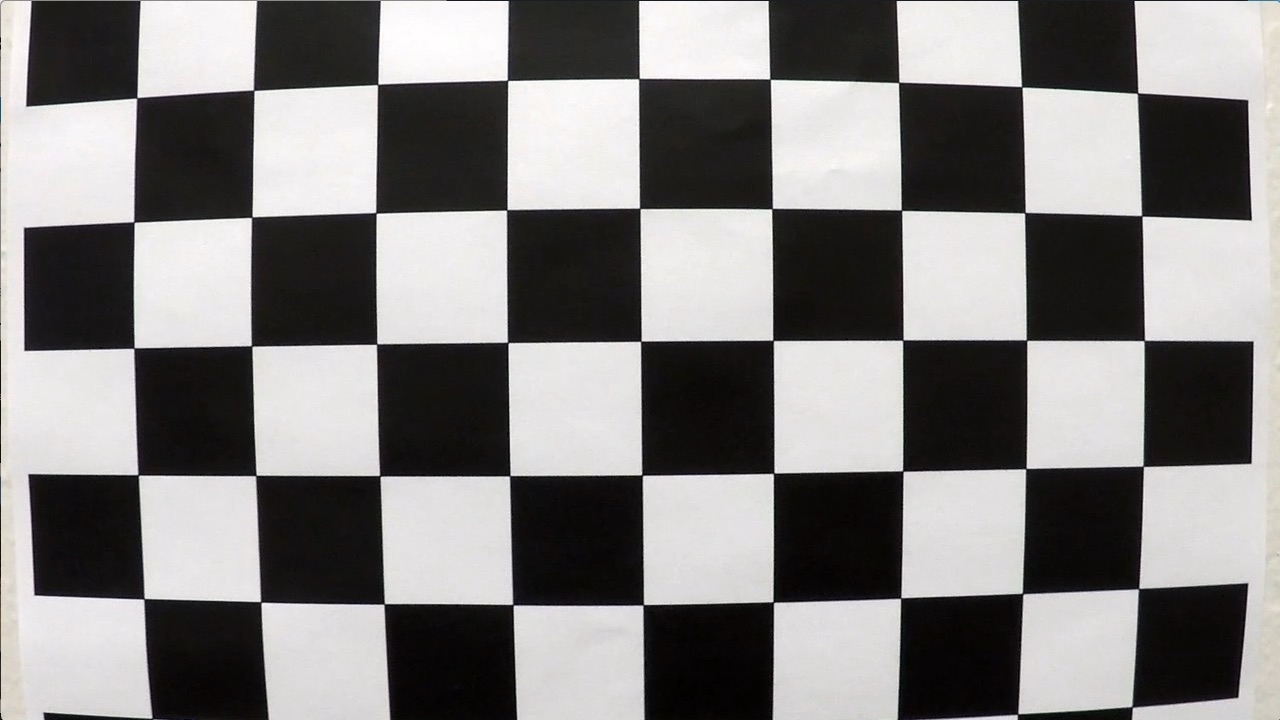
#> input picture camera_cal/calibration1.jpg, 1280 x 720 px; its folder holds only this picture in this run
$ jupyter execute --allow-errors ALF-1.ipynb   (older library calls are emulated)
#> lines starting #> are read from the running program, lines starting #| are printed output that depends on the picture; after the words box and inside, x2 and y2 are one past the last pixel; in counts of white or black regions, pixels touching at a corner belong together
[cell 1]
# imports
import numpy as np
import cv2
import glob
import matplotlib.pyplot as plt
import matplotlib.image as mpimg

[cell 2]
# # prepare object points, like (0,0,0), (1,0,0), (2,0,0) ....,(6,5,0)
objp = np.zeros((5*9,3), np.float32)
objp[:,:2] = np.mgrid[0:9, 0:5].T.reshape(-1,2)

[cell 3]
# Arrays to store object points and image points from all the images.
objpoints = [] # 3d points in real world space
imgpoints = [] # 2d points in image plane.

# Make a list of calibration images
images = glob.glob('camera_cal/calibration*.jpg')

[cell 4]
# Step through the list and search for chessboard corners
for idx, fname in enumerate(images):
    img = cv2.imread(fname)
#> img is the input picture: shape (720, 1280, 3); mean B, G, R 127.8, 128.4, 130.1
    gray = cv2.cvtColor(img, cv2.COLOR_BGR2GRAY)

    # Find the chessboard corners
    ret, corners = cv2.findChessboardCorners(gray, (9,5), None)
#> ret = True; corners = 45 rows, first 8: [137.5, 96.45], [253.6, 90.19], [377.5, 84.48], [506.8, 79.62], [639.6, 77.4], [770.5, 79.55], [899.2, 82.02], [1022.5, 87.62]
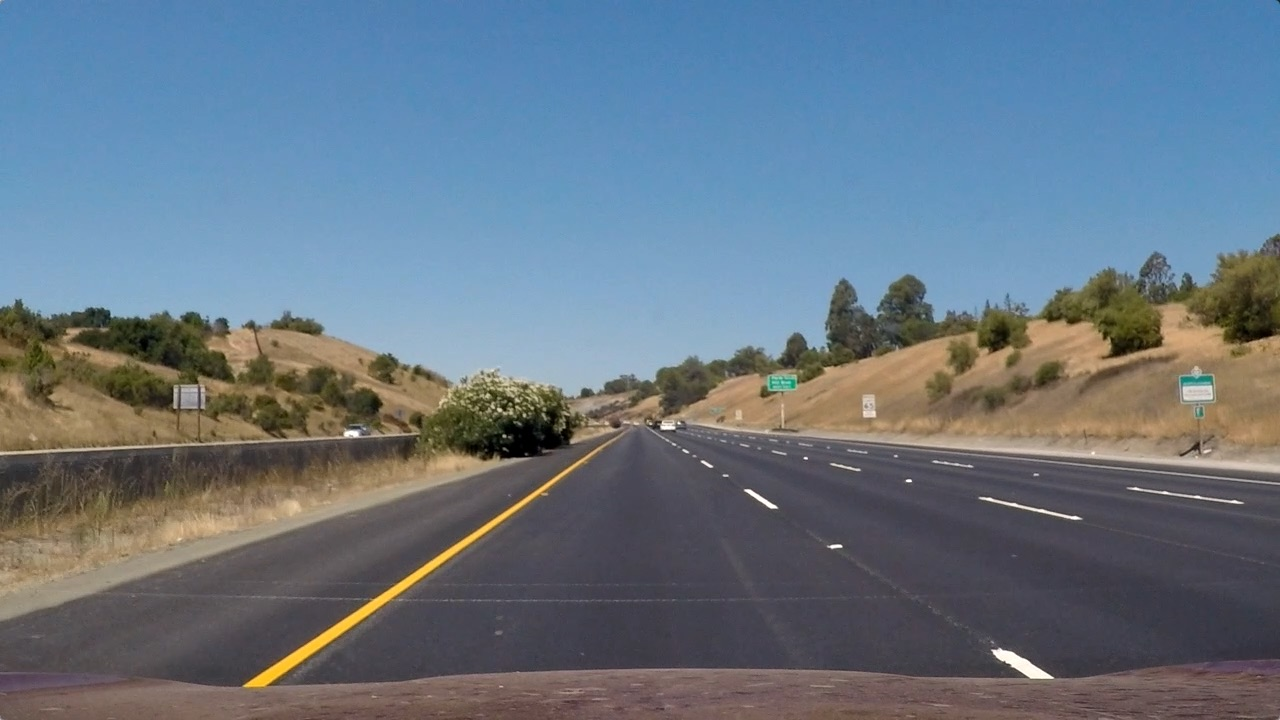
#> input picture test_images/straight_lines1.jpg, 1280 x 720 px
#> further down, orig_img is the input picture: shape (720, 1280, 3); mean R, G, B 103.2, 117.7, 131.2

    # If found, add object points, image points
    if ret == True:
        objpoints.append(objp)
        imgpoints.append(corners)

[cell 5]
# performs the camera calibration, image distortion correction and
# returns the undistorted image
def cal_undistort(img, objpoints, imgpoints):
    ret, mtx, dist, rvecs, tvecs = cv2.calibrateCamera(objpoints, imgpoints,  (img.shape[1], img.shape[0]),None,None)
#> ret = 1.12; mtx = [[2934.5, 0, 429.2], [0, 2989.2, 297], [0, 0, 1]]; dist = [[-1.34, -13.69, 0.0587, 0.136, 137.7]]; rvecs = ([0.111, -0.0758, -0.0108],); tvecs = ([-2.41, -1.6, 22.14],)
    dst = cv2.undistort(img, mtx, dist, None, mtx)
    return dst

#> (a cell that did not finish here is left out)

[cell 7]
# gradient threshold
def abs_sobel_thresh(img, orient='x', sobel_kernel=3, thresh=(0, 255), binary=1):
#> called with orient = 'x', sobel_kernel = 1, thresh = (20, 255), binary = 1
    gray = cv2.cvtColor(img, cv2.COLOR_RGB2GRAY)
    if orient == 'x':
        sobel = cv2.Sobel(gray, cv2.CV_64F, 1, 0, ksize=sobel_kernel)
    if orient == 'y':
        sobel = cv2.Sobel(gray, cv2.CV_64F, 0, 1, ksize=sobel_kernel)
    abs_sobel = np.absolute(sobel)
    scaled_sobel = np.uint8(255*abs_sobel/np.max(abs_sobel))
    binary_output = np.zeros_like(scaled_sobel)
    binary_output[(scaled_sobel >= thresh[0]) & (scaled_sobel <= thresh[1])] = 255
    return (scaled_sobel, binary_output)[binary]
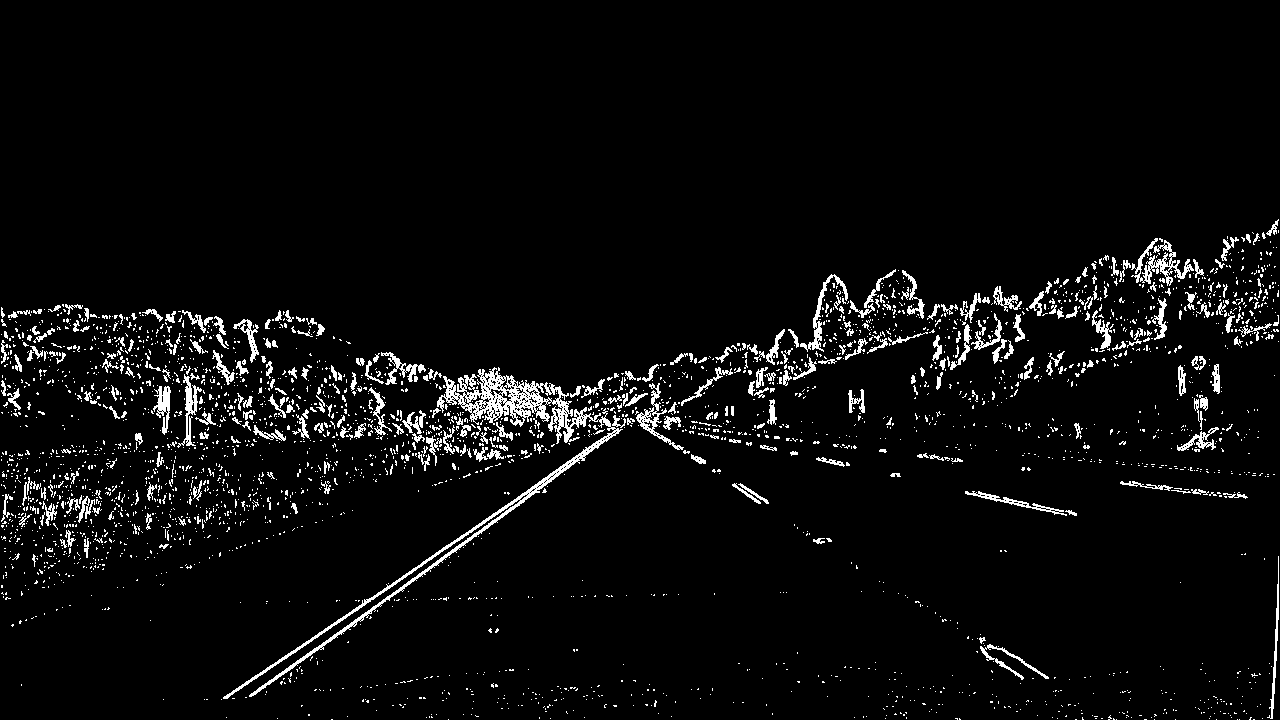
#> returned value: shape (720, 1280); 4.5% white in thin lines or dots, all inside (x1, y1, x2, y2) = (1, 219, 1279, 720)

[cell 8]
# gradient of gradient threshold
def mag_thresh(img, sobel_kernel=17, mag_thresh=(0, 255), binary=1):
#> called with sobel_kernel = 1, mag_thresh = (50, 200), binary = 1
    gray = cv2.cvtColor(img, cv2.COLOR_RGB2GRAY)
    sobelx = cv2.Sobel(gray, cv2.CV_64F, 1, 0, ksize=sobel_kernel)
    sobely = cv2.Sobel(gray, cv2.CV_64F, 0, 1, ksize=sobel_kernel)
    abs_sobelx = np.absolute(sobelx)
    abs_sobely = np.absolute(sobely)
    abs_sobel = (abs_sobelx**2 + abs_sobely**2)**(1/2)
    scaled_sobel = np.uint8(255*abs_sobel/np.max(abs_sobel))
    mag_binary = np.zeros_like(scaled_sobel)
    mag_binary[(scaled_sobel >= mag_thresh[0]) & (scaled_sobel <= mag_thresh[1])] = 255
    return (scaled_sobel, mag_binary)[binary]
#> returned value: shape (720, 1280); 2.2% white in thin lines or dots, all inside (x1, y1, x2, y2) = (0, 220, 1280, 719)

[cell 9]
# gradient threshold
def dir_threshold(img, sobel_kernel=3, thresh=(0, np.pi/2)):
#> called with sobel_kernel = 31, thresh = (0.7, 1.1)
    gray = cv2.cvtColor(img, cv2.COLOR_RGB2GRAY)
    sobelx = cv2.Sobel(gray, cv2.CV_64F, 1, 0, ksize=sobel_kernel)
    sobely = cv2.Sobel(gray, cv2.CV_64F, 0, 1, ksize=sobel_kernel)
    abs_sobelx = np.absolute(sobelx)
    abs_sobely = np.absolute(sobely)
    grad_dir = np.arctan2(abs_sobely, abs_sobelx)
    dir_binary = np.zeros_like(grad_dir)
    dir_binary[(grad_dir >= thresh[0]) & (grad_dir <= thresh[1])] = 255
    return dir_binary

[cell 10]
# HLS select
def hls_select(img, channel='S', thresh=(0, 255)):
#> called with channel = 'H', thresh = (170, 255)
    hls = cv2.cvtColor(img, cv2.COLOR_RGB2HLS)
#> hls: shape (720, 1280, 3); mean of channels 0, 1, 2 85.7, 116.8, 66.4
    H = hls[:,:,0]
    L = hls[:,:,1]
    S = hls[:,:,2]
    if channel == 'H':
        O=H
    if channel == 'L':
        O=L
    if channel == 'S':
        O=S
        thresh=(90, 255)
    binary_output = np.zeros_like(O)
    binary_output[(O > thresh[0]) & (O <= thresh[1])] = 255
    return binary_output

[cell 11]
# RGB select
def rgb_select(img, channel='R', thresh=(0, 255)):
#     img = cv2.cvtColor(img, cv2.COLOR_BGR2RGB)
    R = img[:,:,0]
    G = img[:,:,1]
    B = img[:,:,2]
    if channel == 'R':
        O=R
    if channel == 'G':
        O=G
    if channel == 'B':
        O=B
    binary_output = np.zeros_like(O)
    binary_output[(O > thresh[0]) & (O <= thresh[1])] = 255
    return binary_output

[cell 12]
def to_binary_image(orig_image):
      # orig_img = cv2.imread('test_images/test6.jpg') # BGR
    undist_image = cal_undistort(orig_image, objpoints, imgpoints) # BGR

    # Choose a Sobel kernel size
    ksize = 1

    # Choose a larger odd number to smooth gradient measurements

    # Apply each of the thresholding functions
    gradx = abs_sobel_thresh(undist_image, orient='x', sobel_kernel=ksize, thresh=(20, 255))
    grady = abs_sobel_thresh(undist_image, orient='y', sobel_kernel=ksize, thresh=(20, 255))

    mag_binary = mag_thresh(undist_image, sobel_kernel=ksize, mag_thresh=(50, 200))
    dir_binary = dir_threshold(undist_image, sobel_kernel=31, thresh=(0.7, 1.1))

    H_binary = hls_select(undist_image, channel='H', thresh=(170,255))
    S_binary = hls_select(undist_image, channel='S', thresh=(200,255))
    L_binary = hls_select(undist_image, channel='L', thresh=(170,255))

    R_binary = rgb_select(undist_image, channel='R', thresh=(200,255))
    B_binary = rgb_select(undist_image, channel='G', thresh=(200,255))
    G_binary = rgb_select(undist_image, channel='B', thresh=(200,255))

    binary_result = np.zeros_like(dir_binary)
    # binary_result[((gradx == 254)) | ((gradx == 254) & (grady == 254)) | ((mag_binary == 254) & (dir_binary == 254)) | (S_binary == 254) & (R_binary == 254)] = 254
    binary_result[((mag_binary == 255) & (dir_binary == 255)) | (S_binary == 255) & (R_binary == 255)] = 255

    return binary_result

[cell 13]
# load test image
orig_img = mpimg.imread('test_images/straight_lines1.jpg') # RGB
undist_img = cal_undistort(orig_img, objpoints, imgpoints) # RGB
ksize = 1
gradx = abs_sobel_thresh(undist_img, orient='x', sobel_kernel=ksize, thresh=(20, 255))
grady = abs_sobel_thresh(undist_img, orient='y', sobel_kernel=ksize, thresh=(20, 255))
mag_binary = mag_thresh(undist_img, sobel_kernel=ksize, mag_thresh=(50, 200))
dir_binary = dir_threshold(undist_img, sobel_kernel=31, thresh=(0.7, 1.1))
H_binary = hls_select(undist_img, channel='H', thresh=(170,255))
#> H_binary: shape (720, 1280); 1.9% white; 774 white regions (671 under 20 px), largest, box (x1, y1, x2, y2) and area: (609, 682, 714, 718) 1360, (118, 593, 175, 630) 885, (339, 526, 382, 577) 875
S_binary = hls_select(undist_img, channel='S', thresh=(200,255))
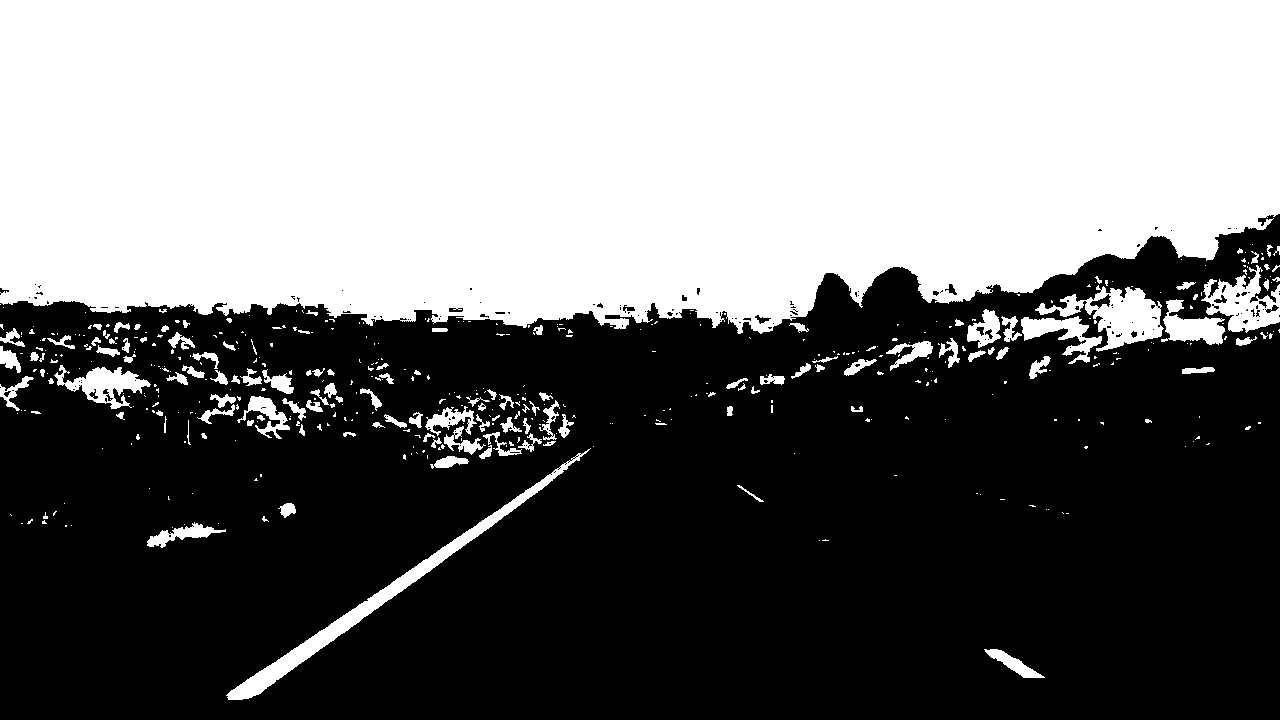
#> S_binary: shape (720, 1280); 44.8% white; 477 white regions (341 under 20 px), largest, box (x1, y1, x2, y2) and area: (0, 0, 1280, 334) 380579, (226, 448, 591, 700) 5179, (1035, 285, 1164, 352) 3510
L_binary = hls_select(undist_img, channel='L', thresh=(170,255))
#> L_binary: shape (720, 1280); 4.2% white; 293 white regions (252 under 20 px), largest, box (x1, y1, x2, y2) and area: (55, 284, 779, 395) 30919, (874, 436, 1280, 464) 2334, (982, 646, 1047, 679) 734
R_binary = rgb_select(undist_img, channel='R', thresh=(200,255))
#> in rgb_select, `R = img[:,:,0]`:
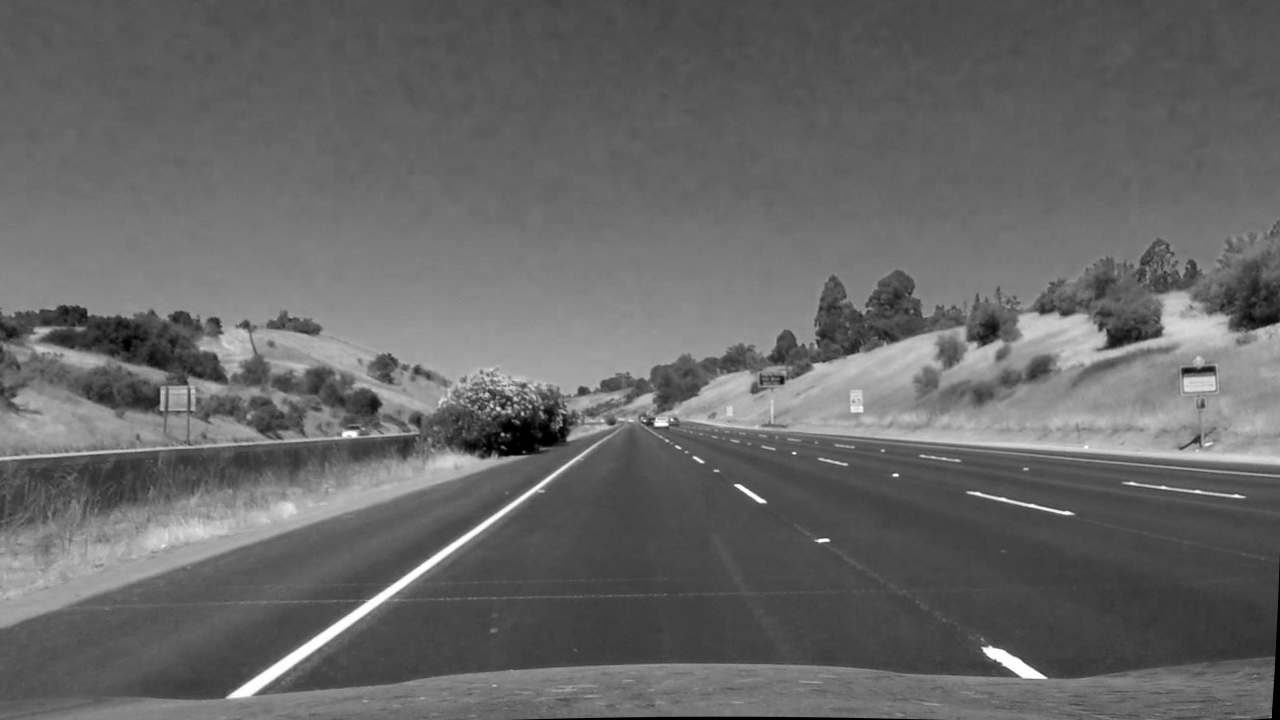
#> R: shape (720, 1280); min 0, max 255, mean 103.3
#> (the rest of the program and of its run is left out)
